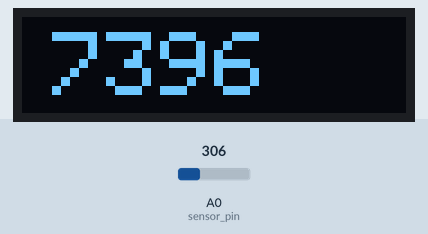
The sketch below on a simulated Arduino Uno, built with avr-gcc and run on an emulated ATmega328P. Parts: 128×32 one-colour display. Inputs (shaded band) come from the test bench; at power-on: A0 (sensor_pin) = 512. What the sketch prints to the serial monitor is not drawn.

1.5 s: A0 (sensor_pin) set to 306
Above: at 1.8 s.
Timing chart, 0 to 4.5 s (numbered marks = the images above; inputs shaded):
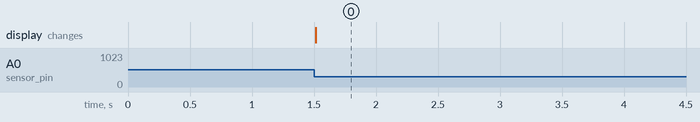

Measured:
- after the input at 1.5 s, the display: changes at once (image 0)

The sketch:

Strommaler_alternative_measuring.ino
```cpp
#include <SPI.h>
#include <Wire.h>
#include <Adafruit_GFX.h>
#include <Adafruit_SSD1306.h>

#define SCREEN_WIDTH 128 // OLED display width, in pixels
#define SCREEN_HEIGHT 32 // OLED display height, in pixels

// Declaration for an SSD1306 display connected to I2C (SDA, SCL pins)
#define OLED_RESET     4 // Reset pin # (or -1 if sharing Arduino reset pin)
Adafruit_SSD1306 display(SCREEN_WIDTH, SCREEN_HEIGHT, &Wire, OLED_RESET);

#define NUMFLAKES     10 // Number of snowflakes in the animation example

#define LOGO_HEIGHT   16
#define LOGO_WIDTH    16
static const unsigned char PROGMEM logo_bmp[] =
{ B00000000, B11000000,
  B00000001, B11000000,
  B00000001, B11000000,
  B00000011, B11100000,
  B11110011, B11100000,
  B11111110, B11111000,
  B01111110, B11111111,
  B00110011, B10011111,
  B00011111, B11111100,
  B00001101, B01110000,
  B00011011, B10100000,
  B00111111, B11100000,
  B00111111, B11110000,
  B01111100, B11110000,
  B01110000, B01110000,
  B00000000, B00110000 };

const unsigned int blink_per_kWh = 2000;
const unsigned long long blinker_constant = (3600000000000/blink_per_kWh);
const unsigned int on_treshold = 500;

const unsigned int sensor_pin = A0;

unsigned long blink_time = 0;
unsigned long last_blink_time = 0;
unsigned long time_since_last = 10000000;

unsigned long powerconsumption;


void display_readings(){
  /*Serial.print("c: ");
  Serial.print( powerconsumption );
  Serial.print("\n");*/

  display.clearDisplay();

  display.setTextSize(3); // Draw 2X-scale text
  display.setTextColor(SSD1306_WHITE);
  display.setCursor(10, 5);
  display.println(powerconsumption);
  display.display();      // Show initial text
  //delay(100);
}


void setup() {
  Serial.begin(9600);

  display.begin(SSD1306_SWITCHCAPVCC, 0x3C);

  display.clearDisplay();

  display.drawPixel(10, 0, SSD1306_WHITE);

  display.display();
  delay(200);
}


void loop() {

  while (true) {
    /*Serial.print("a: ");
    Serial.print(analogRead(sensor_pin));
    Serial.print("\n");*/
    if (analogRead(sensor_pin) > on_treshold) {
      blink_time = micros();
      while (analogRead(sensor_pin) > on_treshold){
      }
      break;
    }
  }

  time_since_last = blink_time - last_blink_time;
  powerconsumption = blinker_constant/time_since_last;
  last_blink_time = blink_time;

  /*Serial.print("\ntime_since_last:\t");
  Serial.print(time_since_last);*/
  //Serial.print("\t\tpowerconsumption:\t");
  Serial.print(powerconsumption);
  Serial.print("\n");

  display_readings();
  //Serial.print("DONE!");
}
```
